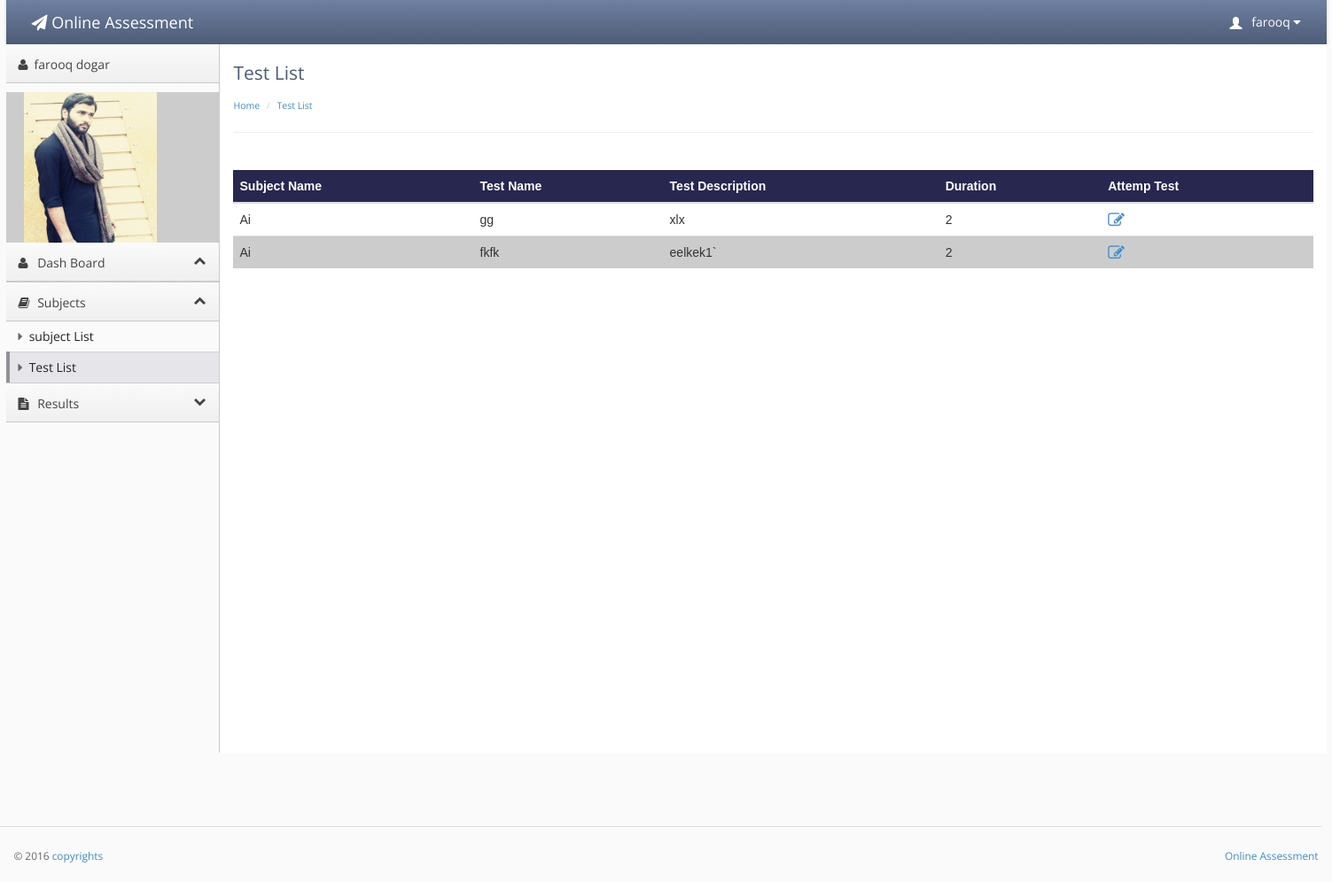
The app's page /student_test_list.php?id=3 (signed in) with its own data.
### tables this page shows
CREATE TABLE IF NOT EXISTS `student` (
`student_id` int(20) NOT NULL,
  `user` varchar(20) NOT NULL,
  `f_name` varchar(20) NOT NULL,
  `l_name` varchar(20) NOT NULL,
  `password` varchar(20) NOT NULL,
  `email` varchar(30) NOT NULL,
  `contact` int(20) NOT NULL,
  `address` varchar(50) NOT NULL,
  `city` varchar(20) NOT NULL,
  `code` int(20) NOT NULL,
  `image` varchar(1000) DEFAULT NULL
);

CREATE TABLE IF NOT EXISTS `test` (
`test_id` int(10) NOT NULL,
  `t_name` varchar(20) NOT NULL,
  `t_description` varchar(50) NOT NULL,
  `total_question` int(10) NOT NULL,
  `t_date` date NOT NULL,
  `t_time` time NOT NULL,
  `t_from` timestamp NULL DEFAULT CURRENT_TIMESTAMP,
  `t_to` timestamp NULL DEFAULT '0000-00-00 00:00:00',
  `duration` int(10) NOT NULL,
  `t_code` int(10) NOT NULL,
  `subject_id` int(10) unsigned DEFAULT NULL
);

CREATE TABLE IF NOT EXISTS `subject` (
`subject_id` int(10) unsigned NOT NULL,
  `name` varchar(100) NOT NULL,
  `description` varchar(100) NOT NULL
);

### student_test_list.php (the view, shortened to what this page needs)
<!doctype html>
<html lang="en"><head>
    <link rel="stylesheet" type="text/css" href="lib/bootstrap/css/bootstrap.css">
    <link rel="stylesheet" href="lib/font-awesome/css/font-awesome.css">
    <link rel="stylesheet" type="text/css" href="stylesheets/theme.css">
    <link rel="stylesheet" type="text/css" href="stylesheets/premium.css">
</head>
<body class=" theme-blue">
<div style="width:100%; height:auto;">
<div style="width:1490px; margin-left:auto; margin-right:auto; ">
    <div class="navbar navbar-default" role="navigation">
        <div class="navbar-header">
            <a class="" href="index.html"><span class="navbar-brand"><span class="fa fa-paper-plane"></span> Online Assessment</span></a></div>
           <?php
  if(isset($_SESSION['user']))
  {
  $id =$_SESSION['user'];
 $result = mysql_query("select * from student
WHERE student.user = '$id'");
while($row = mysql_fetch_array($result))
{
$image = "images/".$row['image'];
?>
        <div class="navbar-collapse collapse" style="height: 1px;">
          <ul id="main-menu" class="nav navbar-nav navbar-right">
            <li class="dropdown hidden-xs">
                <a href="#" class="dropdown-toggle" data-toggle="dropdown">
                    <span class="glyphicon glyphicon-user padding-right-small" style="position:relative;top: 3px;"></span>
                     <?php echo $row['f_name'];?>
                    <i class="fa fa-caret-down"></i>
                </a>
            </li>
          </ul>
        </div>
      </div>
    </div>
</div></div>
<div style="width:100%; height:auto;">
<div style="width:1490px; margin-left:auto; margin-right:auto; ">
   <div class="sidebar-nav">
   <ul>
    <li><a href="" class="nav-header" data-toggle="collapse"><i class="fa fa-fw fa-user"></i><?php echo $row['f_name'];?>&nbsp<?php echo $row['l_name'];?>  </a></li>
    <li style="width:100%; margin-top:10px; background:#cccccc;  height:170px;">
    <div style="width:150px; height:170px; margin-left:20px; margin-top:10px; background-color:#333333;"><img src="<?php echo $image;?>" width="100%" height="100%"></div>
    </li>
    <?php }}?>
     <li><a href="student_main.php" data-target=".dashboard-menu" class="nav-header" data-toggle="collapse"><i class="fa fa-fw fa-user"></i> Dash Board<i class="fa fa-collapse"></i></a></li>
    <li><ul class="dashboard-menu nav nav-list collapse in ">
    </ul></li>
    <li><a href="#" data-target=".dashboard-menu" class="nav-header" data-toggle="collapse"><i class="fa fa-fw fa-book"></i> Subjects<i class="fa fa-collapse"></i></a></li>
    <li><ul class="dashboard-menu nav nav-list collapse in ">
           <li ><a href="student_subject_list.php"><span class="fa fa-caret-right"></span> subject List</a></li>
            <li class="active"><a href="student_test_list.php"><span class="fa fa-caret-right"></span> Test List</a></li>
    </ul></li>
     <li><a href="#" data-target=".legal-men" class="nav-header collapsed" data-toggle="collapse"><i class="fa fa-fw fa-file-text"></i> Results<i class="fa fa-collapse"></i></a></li>
    </div>
    <div class="content">
        <div class="header">
            <h1 class="page-title">Test List</h1>
                    <ul class="breadcrumb">
            <li><a href="student_main.php">Home</a> </li>
             <li><a href="">Test List</a> </li>
        </ul>
        </div>
        <div class="main-content">
<table class="table">
  <thead>
   <tr style="background-color:#272750; color:#FFFFFF;">
    <th>Subject Name</th>
       <th>Test Name</th>
       <th>Test Description</th>
        <th>Duration</th>
            <th>Attemp Test</th>
    </tr>
  </thead>
  <tbody>
    <tr>
             <?php
if(isset($_GET['id']) && ($_SESSION['user'])){
$id = $_GET['id'];
$result = mysql_query(" SELECT test.*,subject.*FROM test
INNER JOIN subject ON subject.subject_id=test.subject_id
WHERE subject.subject_id = '$id'
");
while($row = mysql_fetch_array($result)){
	?>
		 <td><?php echo $row['name'];?></td>
      <td><?php echo $row['t_name'];?></td>
      <td><?php echo $row['t_description'];?></td>
     <td><?php echo $row['duration'];?></td>
       <td>
            <a  href="test_codee.php?name=<?php echo $row['test_id'];?>"<i class="fa fa-pencil-square-o fa-lg" aria-hidden="true"></i></a>
      </td>
    </tr>
   <?php }} ?>
  </tbody>
</table>
  </div>
    </div>
             <footer>
                <hr style="width:1500px">
                <p class="pull-right"><a href="" target=""> Online Assessment</a></p>
                <p>© 2016 <a href="" target="">copyrights</a></p>
            </footer>
</div>
</body></html>

### stylesheets/theme.css (style rules this page uses)
body { background: #fafafa; background-position: initial initial; background-repeat: initial initial; margin: 0px; padding: 0px; }
body, h1, h2, h3, h4, h5, h6, p, a, .h1, .h2, .h3, .h4, .h5, .h6 { font-family: 'Open Sans', helvetica, arial, sans-serif; }
h1 { color: #4d5b76; font-size: 3em; }
hr { border-top: 1px solid #ddd; border-bottom: 1px solid #fff; }
.padding-right-small { padding-right: .5em; }
.navbar-collapse { position: relative; z-index: 9999; }
.navbar { -webkit-box-shadow: 0px 0px 3px #cccccc; -moz-box-shadow: 0px 0px 3px #cccccc; box-shadow: 0px 0px 3px #cccccc; padding: 0em 1em; margin: 0px; -webkit-border-radius: 0px; -moz-border-radius: 0px; border-radius: 0px; -moz-background-clip: padding; -webkit-background-clip: padding-box; background-clip: padding-box; border: 0px; border-bottom: none; }
.navbar .nav > li > a { color: #fff; text-shadow: none; }
.content { position: relative; min-height: 800px; background: #fff; margin-left: 240px; border-left: 1px solid #cccccc; padding: 15px 15px 0px 15px; }
.header { background: #fff; border-bottom: 1px solid #cccccc; border-bottom: 1px solid #eee; border-left: 1px solid #ffffff; padding: .5em 0em 1em 0em; margin: 0px 0em 2em 0em; }
.header h1 { margin: 0em 0em .5em 0em; padding: 0em; line-height: 1em; font-size: 1.5em; font-weight: normal; }
.breadcrumb { -webkit-box-shadow: none; -moz-box-shadow: none; box-shadow: none; -webkit-border-radius: 0px; -moz-border-radius: 0px; border-radius: 0px; -moz-background-clip: padding; -webkit-background-clip: padding-box; background-clip: padding-box; background: #fff; margin-bottom: .5em; margin-bottom: 0em; padding-left: 0em; padding-right: 0em; font-size: .75em; }
footer { padding: 1em; margin-top: 4em; color: #666; font-size: .85em; line-height: 1.3em; margin: 4em -3px 0em -3px; }
footer hr { margin: 2em -2em; }
.sidebar-nav { width: 240px; position: absolute; float: left; border-top: none; border-left: none; margin: 0em; }
.sidebar-nav ul { list-style: none; padding-left: 0px; }
.sidebar-nav li a .fa-caret-right { color: #666; padding-right: .25em; }
.sidebar-nav .nav-header { border-top: 1px solid #fcfcfc; border-bottom: 1px solid #c8c8cb; background: #efeff0; background: -webkit-gradient(linear, left bottom, left top, color-stop(0, #efeff0), color-stop(1, #fafafa)); background: -ms-linear-gradient(bottom, #efeff0, #fafafa); background: -moz-linear-gradient(center bottom, #efeff0 0%, #fafafa 100%); background: -o-linear-gradient(bottom, #efeff0, #fafafa); filter: progid:dximagetransform.microsoft.gradient(startColorStr='#e3e3e3', EndColorStr='#ffffff'); -ms-filter: "progid:DXImageTransform.Microsoft.gradient(startColorStr='#fafafa',EndColorStr='#efeff0')"; border-left: none; color: #444; display: block; font-weight: normal; font-size: 1em; line-height: 2.5em; padding: .25em .25em .25em 1em; margin-bottom: 0px; text-shadow: none; text-transform: none; }
.sidebar-nav .nav-header.collapsed .fa-collapse::before { content: "\f078"; }
.sidebar-nav .nav-header .fa-collapse::before { content: "\f077"; }
.sidebar-nav .nav-header .fa-collapse, .sidebar-nav .nav-header .fa-collapse { float: right; }
.sidebar-nav .nav-header i[class*="fa-"] { line-height: 2.25em; padding-right: .75em; }
.sidebar-nav .nav-list { margin: 0px; border: 0px; background: #fafafa; }
.sidebar-nav .nav-list > .active > a, .sidebar-nav .nav-list > .active > a:hover { text-shadow: none; background: #e5e5ea; border-top: 1px solid #d0d0d6; border-bottom: 1px solid #d0d0d6; }
.sidebar-nav .nav-list li:last-child.active a { border-bottom: 0px; }
.sidebar-nav .nav-list > .active { overflow: hidden; border-left: 4px solid #909096; }
.sidebar-nav .nav-list > .active a { margin-left: -4px; }
.sidebar-nav .nav-list > li > a { color: #222; padding: .5em 1em; }
.sidebar-nav .nav-list.collapse.in { border-bottom: 1px solid #ccc; }
.theme-blue .navbar { background: #4d5b76; background: -webkit-gradient(linear, left bottom, left top, color-stop(0, #4d5b76), color-stop(1, #6f80a1)); background: -ms-linear-gradient(bottom, #4d5b76, #6f80a1); background: -moz-linear-gradient(center bottom, #4d5b76 0%, #6f80a1 100%); background: -o-linear-gradient(bottom, #4d5b76, #6f80a1); filter: progid:dximagetransform.microsoft.gradient(startColorStr='#e3e3e3', EndColorStr='#ffffff'); -ms-filter: "progid:DXImageTransform.Microsoft.gradient(startColorStr='#6f80a1',EndColorStr='#4d5b76')"; }

### records on screen
student: f_name "farooq", l_name "dogar", image (picture)
test: subject.name "Ai", t_name "gg", t_description "xlx", duration "2"
test: subject.name "Ai", t_name "fkfk", t_description "eelkek1`", duration "2"
